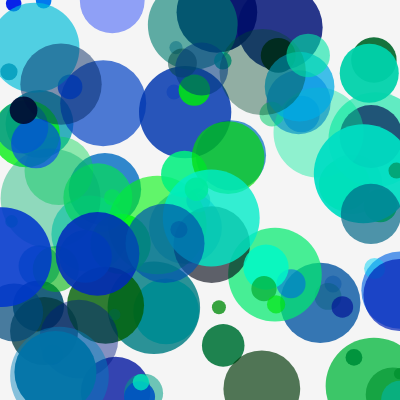
Frame 1 (no input)
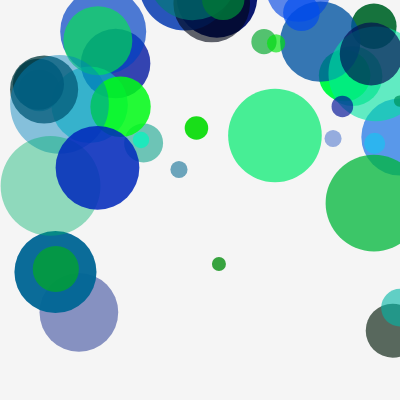
Frame 60 (no input)
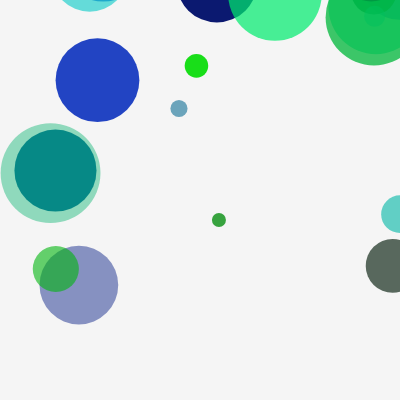
Frame 120 (the mouse pressed at the canvas centre since frame 60)

The p5.js sketch that drew these frames (run headless with seeded random() and noise() and a simulated clock; from frame 60 on, the mouse is pressed at the canvas centre):

// p5.js sketch
// ── sketch.js
var bubbleX = 0;
var bubbleY = 200;
var bubbleSize = 125;
var bubble0;
var bubbles = []; //sets up as an array

function setup()
{
  createCanvas(400, 400);
  bubble0 = new bubble(100, 100, 100);  //put in setup so it takes up less space for the computer
  bubble1 = new bubble(200, 200, 200);

  for(var i = 0; i < 100; i++) {
    //sets up a for loop to generate 100 bubbles
    bubbles.push(new bubble(random(width), random(height), random(10,100), random(0, 10)));
    //random(1, 100): gives you random 10 to 99. set in the third place, will igve you random sizes.
  }
  console.log(bubbles.length);
}

function draw() {
  background(245);

  bubbles[0].display;
  for (var i = 0; i < bubbles.length; i++){
    bubbles[i].display();
    //use bubble.length instead of 101 so that if you add 100 more bubbles, the loop still displays all of the buubles.
  bubbles[i].move();
var checkBubble = bubbles[i].CheckPos;
  if (checkBubble == true) {
    bubbles[i].x = 0;}
  }

  if(mouseIsPressed) {
    moveFaster(10);
    //mouseIsPressed is a built in function that runs as long as the mouse is pressed
    //meanwhile mousePressed only runs once
  }
}

function display(){
  fill("cyan");
  stroke("darkcyan")
  strokeWeight(3);
  ellipse(bubbleX, bubbleY, bubbleSize, bubbleSize);
  fill("white");
  ellipse(bubbleX+25, bubbleY-25, 10, 10);
}

function move() {
  bubbleX++;
}

function moveFaster(howFast) {
  bubbleX = bubbleX + howFast;
}

function bubble(tempX, tempY, tempDiameter, tempSpeed)
{
  this.x = tempX;
  this.y = tempY;
  this.Diameter = tempDiameter //this. refers to current object
  this.speed = tempSpeed;

  this.r = random(0); //so its just shades of blue and green
  this.g = random(255);
  this.b = random(255);
  this.alpha = random(100,255);

  this.display = function(){
    fill("cyan"); //sets within the object
    noStroke();
    fill(this.r, this.g, this.b, this.alpha);
    ellipse(this.x, this.y, this.Diameter, this.Diameter);
  }

  this.move = function(){
    this.y = this.y - this.speed;
    //CHECK Position
    this.checkPos = function() {
      if (this.y > height) {
      return true; }
      else{ return false; }
      //makes bubble start over
      }
    }
}
